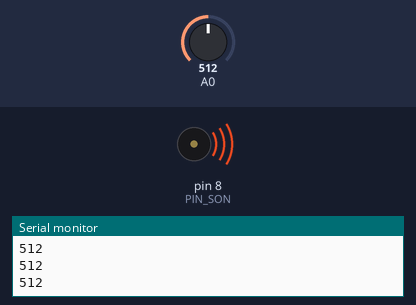
Bench run of a sketch on a simulated Arduino Uno, built with avr-gcc and run on an emulated ATmega328P. Parts: buzzer (waves = sounding), the last lines printed to the serial monitor. The test bench sets the inputs (shaded band); at power-on: A0 = 512.

Above: at 1.2 s.
1.3 s: A0 set to 991
2.8 s: A0 set to 1007
At 4.0 s:
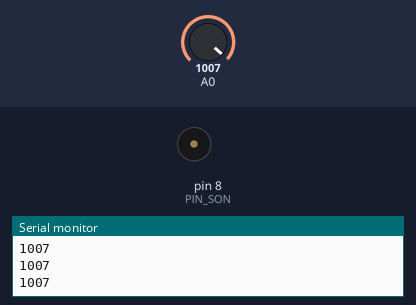
4.3 s: A0 set to 990
At 5.5 s:
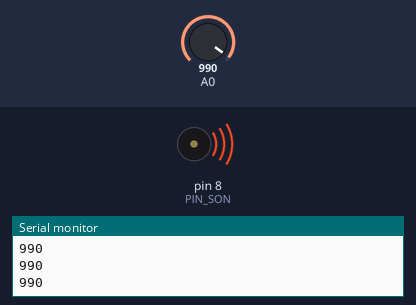
5.9 s: A0 set to 1010
At 6.8 s:
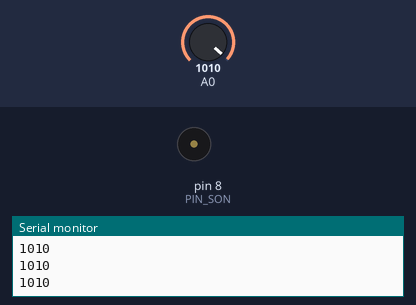
Timing chart, 0 to 8.5 s (numbered marks = the images above; inputs shaded):
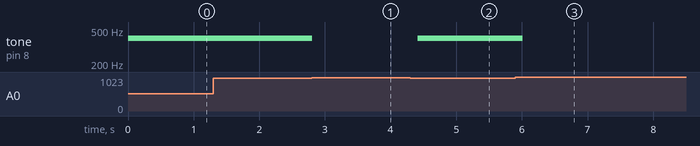

Measured:
- the behaviour switches between 999 and 1000 on A0 (found by bisection; images 0 and 1)
- after the input at 2.8 s, tone on pin 8 (PIN_SON): 400 Hz → silent at once
- after the input at 4.3 s, tone on pin 8 (PIN_SON): silent → 400 Hz after 0.11 s
- after the input at 5.9 s, tone on pin 8 (PIN_SON): 400 Hz → silent after 0.11 s

The sketch:

Volume.ino
```cpp
const byte PIN_SON = 8;

void setup()
{
  pinMode(PIN_SON, OUTPUT);

  tone(PIN_SON, 400);

  Serial.begin(9600);
}

void loop()
{
  Serial.println(analogRead(A0));

  if(analogRead(A0) >= 1000){
    noTone(8);
  }
  else{
    tone(PIN_SON, 400);
  }

  delay(200);
}
```
